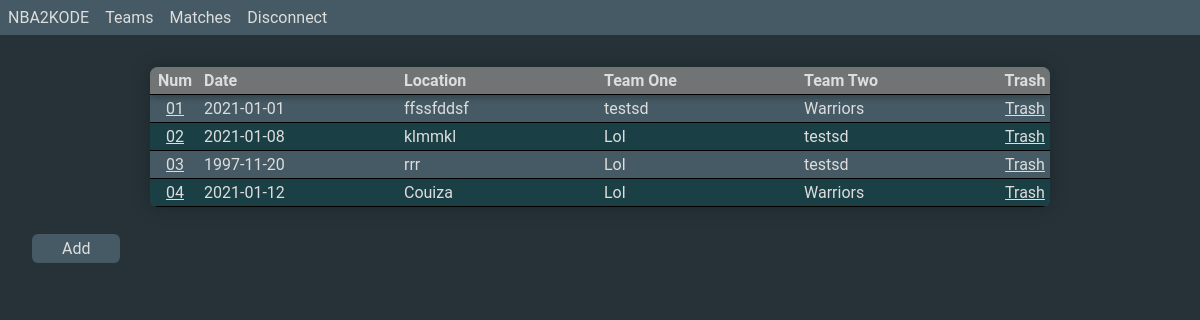
Page /PHP/?page=user-matches (signed in) on the committed database.
### tables this page shows
CREATE TABLE `matches` (
  `matches_id` int(11) NOT NULL,
  `matches_date` date NOT NULL,
  `matches_location` varchar(255) NOT NULL,
  `teams_id_one` int(11) NOT NULL,
  `teams_id_two` int(11) NOT NULL
);

### PHP/functions/functions.php (called while the page is built, shortened)
<?php defined($alea) or die(header('location: ../index.php'));
function GET_($param,$content=false){
	if( isset( $_GET[$param]) ){
		return $_GET[$param];
	}
	return $content;
}

### PHP/index.php (called while the page is built, shortened)
<?php
include __FUNCTIONS_DIR__.'/functions.php';
include __FUNCTIONS_DIR__.'/bdd.php';
include __CONTROLS_DIR__.'/global.php';

### PHP/functions/bdd.php (called while the page is built, shortened)
<?php defined($alea) or die(header('location: ../index.php'));
class Bdd{
	private static $bdd_pdo=false;
	private static function connect(){
		if(!self::$bdd_pdo){
			try{
				self::$bdd_pdo=new PDO(
					'mysql:'.
					'host='.__DB_HOST__.';'.
					'dbname='.__DB_NAME__,
					__DB_USER__,
					__DB_PASSWORD__,
					[
						PDO::ATTR_ERRMODE=>PDO::ERRMODE_EXCEPTION,
						PDO::MYSQL_ATTR_INIT_COMMAND=>'SET NAMES '.__DB_CHARSET__
					]
				);
			}catch(PDOException $e){
				echo $e->getMessage();
				die();
			}
		}
		return self::$bdd_pdo;
	}
	public static function prepare($array){
		$prepare=self::select($array);
		if($prepare){
			$bdd=self::connect()->prepare($prepare);
			if(isset($array['where'])){
				$nb=count($array['where']);
				for($i=0;$i<$nb;$i++){
					if($array['where'][$i][2]=='STR'&&is_string($array['where'][$i][1])){
						if(isset($array['where'][$i][3])){
							if($array['where'][$i][3]=='LIKE'){
								$array['where'][$i][1]='%'.$array['where'][$i][1].'%';
							}
						}
						$bdd->bindParam(':'.$array['where'][$i][0],$array['where'][$i][1],PDO::PARAM_STR);
					}else if($array['where'][$i][2]=='INT'&&is_int($array['where'][$i][1])){
						$bdd->bindParam(':'.$array['where'][$i][0],$array['where'][$i][1],PDO::PARAM_INT);
					}
				}
			}
			$bdd->execute();
			switch($array['type']){
				case 'SELECT':
					return $bdd->fetch(PDO::FETCH_ASSOC);
				break;
				case 'SELECT-ALL':
					return $bdd->fetchALL(PDO::FETCH_ASSOC);
				break;
			}
		}
		return false;
	}
	private static function select($text){
		if(isset($text['type'])&&isset($text['table'])){
			$text['type']=str_replace(['-ALL'],[''],$text['type']);
			if($text['type']=='COUNT'){
				$co='*';
				if(isset($text['retour'])){
					$co=$text['retour'];
					if(strpos($co,',')>0){
						$coT=explode(',',$co);
						$co=$coT[0];
					}
				}
				$t='SELECT COUNT('.$co.') ';
			}else{
				$t=$text['type'].' ';
			}
			if(isset($text['retour'])&&$text['type']=='SELECT'){
				$t.=$text['retour'].' ';
			}
			if($text['type']=='INSERT'){
				$t.='INTO ';
			}else if($text['type']!='UPDATE'){
				$t.='FROM ';
			}
			$t.=$text['table'].' ';
			if(isset($text['where'])){
				$where=self::where($text['where']);
				if($where){
					$t.=$where;
				}else{
					return false;
				}
			}
			if(isset($text['order'])){
				$order = self::order($text['order']);
				if($order){
					$t.=$order;
				}else{
					return false;
				}
			}
			return $t;
		}
		return false;
	}
	private static function order($order){
		$t=' ORDER BY ';
		$nb=count($order);
		for($i=0;$i<$nb;$i++){
			if(is_array($order[$i])){
				if( count($order[$i]) == 2){
					if($order[$i][1]=='DESC'||$order[$i][1]=='ASC'){
						$t.=' '.$order[$i][0].' '.$order[$i][1];
					}else{
						return false;
					}
				}else{
					return false;
				}
			}else{
				return false;
			}
		}
		return $t;
	}
	private static function where($where){
		$t=' WHERE ';
		$nb=count($where);
		for($i=0;$i<$nb;$i++){
			if(is_array($where[$i])){
				if( count($where[$i]) >= 3){
					if(is_string($where[$i][0])){
						$t.=self::operateur($where[$i]);
					}else{
						return false;
					}
				}else{
					return false;
				}
			}else{
				return false;
			}
		}
		return $t;
	}
	private static function operateur($array,$prefix=''){
		$r='=';
		return $array[0].' '.$r.' :'.$prefix.$array[0].' ';
	}
}

### PHP/vues/user-matches.php (the view)
<?php defined($alea) or die(header('location: ../index.php'));
if($matches){
	$nbmatches=count($matches);
	echo
	'<div class="table">'.
		'<div class="thead">'.
			'<div class="tr tr-head">'.
				'<div class="td td-num">Num</div>'.
				'<div class="td td-nom">Date</div>'.
				'<div class="td td-nom">Location</div>'.
				'<div class="td td-nom">Team One</div>'.
				'<div class="td td-nom">Team Two</div>'.
				'<div class="td td-num"> Trash</div>'.
			'</div>'.
		'</div>'.
		'<div class="tbody">';
			for($i=0;$i<$nbmatches;$i++){
				echo
				'<div class="tr tr-body">'.
					'<div class="td td-num">';
						echo '<a href="'.site_url.'/?page=user-matche&id='.$matches[$i]['matches_id'].'">';
						if(($i+1)<10){echo('0');}
						echo ($i+1).'</a>'.
					'</div>'.
					'<div class="td td-nom">'.
						'<p>'.$matches[$i]['matches_date'].'</p>'.
					'</div>'.
					'<div class="td td-nom">'.
						'<p>'.$matches[$i]['matches_location'].'</p>'.
					'</div>'.
					'<div class="td td-nom">'.
						'<p>'.$matches[$i]['teams_id_one'].'</p>'.
					'</div>'.
					'<div class="td td-nom">'.
						'<p>'.$matches[$i]['teams_id_two'].'</p>'.
					'</div>'.
					'<div class="td td-num">'.
						'<a class="btn-trash" href="'.site_url.'/?page=user-matche-delete&id='.$matches[$i]['matches_id'].'">Trash</a>'.
					'</div>'.
				'</div>';
			}
			echo
		'</div>'.
	'</div>'.
	'<a class="add" href="'.site_url.'/?page=user-matche">Add</a>';
}else{
	echo 'No data';
}

### PHP/controls/global.php (shortened to what this page needs)
<?php defined($alea) or die(header('location: ../index.php'));
$page = GET_('page');
switch($page){
	case 'user-matches':
		$matches=Bdd::prepare([
			'type'=>'SELECT-ALL',
			'table'=>'matches',
			'retour'=>'matches_id,matches_date,matches_location,teams_id_one,teams_id_two',
			'order'=>[
				['matches_id','DESC'],
			],
		]);
		for ($i=0; $i < count($matches); $i++) {
			$sql=Bdd::prepare([
				'type'=>'SELECT',
				'table'=>'teams',
				'retour'=>'teams_name',
				'where'=>[
					['teams_id',intval($matches[$i]['teams_id_one']),'INT'],
				],
			]);
			$matches[$i]['teams_id_one'] = $sql['teams_name'];
		}
		for ($i=0; $i < count($matches); $i++) {
			$sql=Bdd::prepare([
				'type'=>'SELECT',
				'table'=>'teams',
				'retour'=>'teams_name',
				'where'=>[
					['teams_id',intval($matches[$i]['teams_id_two']),'INT'],
				],
			]);
			$matches[$i]['teams_id_two'] = $sql['teams_name'];
		}
		include __VUES_DIR__.'/user-header.php';
		include __VUES_DIR__.'/user-matches.php';
		include __VUES_DIR__.'/user-footer.php';
	break;
}

### PHP/vues/user-header.php (shortened to what this page needs)
<!doctype html>
<html>
<head>
	<link rel="stylesheet" type="text/css" href="<?=site_url.'/css/style.css'?>">
</head>
<body class="body body-<?=$page?>">
<header>
	<ul class="menu">
		<li class="menu-item"><a href="<?=site_url.'/?page=user-teams'?>">NBA2KODE</a></li>
		<li class="menu-item"><a href="<?=site_url.'/?page=user-teams'?>">Teams</a></li>
		<li class="menu-item"><a href="<?=site_url.'/?page=user-matches'?>">Matches</a></li>
		<li class="menu-item"><a href="<?=site_url.'/?page=deconnexion'?>">Disconnect</a></li>
	</ul>
</header>

### PHP/vues/user-footer.php (shortened to what this page needs)
</body>
</html>

### PHP/css/style.css (style rules this page uses)
* { box-sizing:border-box }
body { margin:0;background-color: #263238;font-family: 'Roboto', sans-serif; }
.table { width: 75%; border-radius: 8px; margin: 2rem auto; background-color: #455a64; display: flex; flex-direction: column; overflow: hidden; box-shadow: 0px 0 20px 0px #00000036; }
.thead { box-shadow: 0px 2px 7px 0px #00000052; }
.tr { display: flex;border-block-end: solid 1px; }
.tr-head { background-color:rgb(112, 116, 116); font-weight: bold; }
.tr-body:nth-child(2n) { background-color:rgb(26, 64, 70) }
.td { padding:4px; color: #DDD; }
.td-num { min-width: 50px;text-align: center; }
.td-nom { width:calc(100% - 350px);text-align:left }
.td-nom > p { margin-block-start:0em;margin-block-end:0em; }
.menu { display: flex; list-style-type: none; margin: 0; padding: 0; background-color: #455A64; flex-wrap: wrap; }
.menu-item { margin: 0.5rem; }
.menu-item a { color: #DDD; text-decoration: none; }
a { color: #DDD; }
.add { background-color: #455a64; padding: 5px 30px; border-radius: 6px; text-decoration: none; margin-left: 2rem; }

### rows in the picture
matches: matches_date "2021-01-01", matches_location "ffssfddsf", teams_id_one "testsd", teams_id_two "Warriors"
matches: matches_date "2021-01-08", matches_location "klmmkl", teams_id_one "Lol", teams_id_two "testsd"
matches: matches_date "1997-11-20", matches_location "rrr", teams_id_one "Lol", teams_id_two "testsd"
matches: matches_date "2021-01-12", matches_location "Couiza", teams_id_one "Lol", teams_id_two "Warriors"
